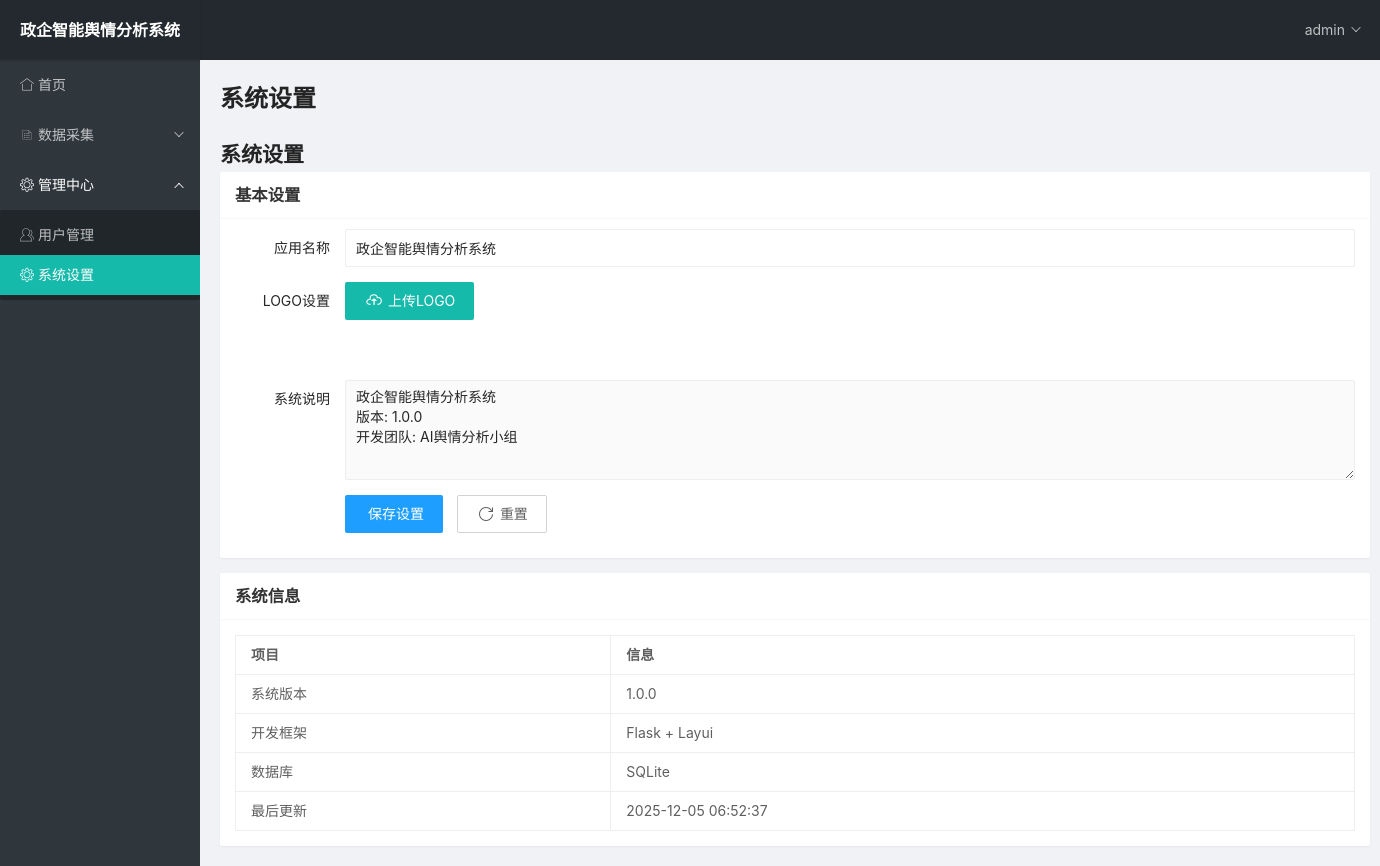
/admin/settings (signed in), run on the app's committed database.
### 舆情分析/models/models.py (models this page shows, shortened)
class Setting(db.Model):
    __tablename__ = 'settings'
    id = db.Column(db.Integer, primary_key=True)
    key = db.Column(db.String(50), unique=True, nullable=False)
    value = db.Column(db.Text, nullable=False)
    description = db.Column(db.Text)
    updated_at = db.Column(db.DateTime, default=datetime.utcnow, onupdate=datetime.utcnow)

class User(UserMixin, db.Model):
    id = db.Column(db.Integer, primary_key=True)
    username = db.Column(db.String(64), index=True, unique=True)
    password_hash = db.Column(db.String(128))
    email = db.Column(db.String(120), index=True, unique=True)
    role_id = db.Column(db.Integer, db.ForeignKey('roles.id'), default=2)  # 默认普通用户角色
    created_at = db.Column(db.DateTime, default=datetime.utcnow)
    last_login = db.Column(db.DateTime)
    status = db.Column(db.Boolean, default=True)  # 用户状态：启用/禁用
    @property
    def is_admin(self):
        return self.role_id == 1  # 假设角色ID为1是管理员
    @property
    def password(self):
        """获取密码（实际上返回None，因为不存储明文密码）"""
        raise AttributeError('password is not a readable attribute')

### 舆情分析/views/main.py (the view)
@main.route('/admin/settings')
@login_required
def admin_settings():
    if not current_user.is_admin:
        flash('您没有权限访问此页面！', 'danger')
        return redirect(url_for('main.index'))
    settings = Setting.query.all()
    app_name = Setting.query.filter_by(key='app_name').first()
    if not app_name:
        app_name = Setting(key='app_name', value='政企智能舆情分析系统', description='应用名称')
        db.session.add(app_name)
        db.session.commit()
    return render_template('admin/settings.html', settings=settings)

### 舆情分析/__init__.py (called while the page is built)
@login_manager.user_loader
def load_user(user_id):
    from models import User
    return User.query.get(int(user_id))

### 舆情分析/views/main.py (called while the page is built)
@main.context_processor
def inject_app_name():
    global APP_NAME_CACHE, APP_NAME_CACHE_TIME
    from datetime import datetime
    current_time = datetime.utcnow()
    if APP_NAME_CACHE and APP_NAME_CACHE_TIME:
        time_diff = (current_time - APP_NAME_CACHE_TIME).total_seconds()
        if time_diff < CACHE_TIMEOUT:
            return dict(app_name=APP_NAME_CACHE)
    app_name = Setting.query.filter_by(key='app_name').first()
    APP_NAME_CACHE = app_name.value if app_name else '政企智能舆情分析系统'
    APP_NAME_CACHE_TIME = current_time
    return dict(app_name=APP_NAME_CACHE)

### 舆情分析/templates/admin/settings.html (shortened to what this page needs)
{% extends 'base.html' %}
{% block page_title %}系统设置{% endblock %}
{% block content %}
<div class="layui-container">
    <div class="layui-row">
        <div class="layui-col-lg12">
            <h2 class="layui-mt-4 layui-text-center">系统设置</h2>
            <div class="layui-card layui-mt-4">
                <div class="layui-card-header">
                    <h3 class="layui-card-title">基本设置</h3>
                </div>
                <div class="layui-card-body">
                    <form class="layui-form" lay-filter="settings-form">
                        <div class="layui-form-item">
                            <label class="layui-form-label">应用名称</label>
                            <div class="layui-input-block">
                                <input type="text" name="app_name" required lay-verify="required" placeholder="请输入应用名称"
                                       autocomplete="off" class="layui-input" value="{{ settings[0].value if settings else '政企智能舆情分析系统' }}">
                            </div>
                        </div>
                        <div class="layui-form-item">
                            <label class="layui-form-label">LOGO设置</label>
                            <div class="layui-input-block">
                                <div class="layui-upload">
                                    <button type="button" class="layui-btn" id="logo-upload">
                                        <i class="layui-icon layui-icon-upload-drag"></i> 上传LOGO
                                    </button>
                                    <div class="layui-upload-list layui-mt-2">
                                    </div>
                                </div>
                            </div>
                        </div>
                        <div class="layui-form-item layui-form-text">
                            <label class="layui-form-label">系统说明</label>
                            <div class="layui-input-block">
                                <textarea placeholder="请输入系统说明" class="layui-textarea" disabled>
政企智能舆情分析系统
版本: 1.0.0
开发团队: AI舆情分析小组
                                </textarea>
                            </div>
                        </div>
                        <div class="layui-form-item">
                            <div class="layui-input-block">
                                <button class="layui-btn layui-btn-normal" lay-submit lay-filter="save-settings">
                                    <i class="layui-icon layui-icon-save"></i> 保存设置
                                </button>
                                <button type="reset" class="layui-btn layui-btn-primary">
                                    <i class="layui-icon layui-icon-refresh"></i> 重置
                                </button>
                            </div>
                        </div>
                    </form>
                </div>
            </div>
            <div class="layui-card layui-mt-4">
                <div class="layui-card-header">
                    <h3 class="layui-card-title">系统信息</h3>
                </div>
                <div class="layui-card-body">
                    <table class="layui-table">
                        <thead>
                            <tr>
                                <th>项目</th>
                                <th>信息</th>
                            </tr>
                        </thead>
                        <tbody>
                            <tr>
                                <td>系统版本</td>
                                <td>1.0.0</td>
                            </tr>
                            <tr>
                                <td>开发框架</td>
                                <td>Flask + Layui</td>
                            </tr>
                            <tr>
                                <td>数据库</td>
                                <td>SQLite</td>
                            </tr>
                            <tr>
                                <td>最后更新</td>
                                <td>{{ settings[0].updated_at.strftime('%Y-%m-%d %H:%M:%S') if settings else '2023-01-01 00:00:00' }}</td>
                            </tr>
                        </tbody>
                    </table>
                </div>
            </div>
        </div>
    </div>
</div>
{% endblock %}

### 舆情分析/templates/base.html (shortened to what this page needs)
<!DOCTYPE html>
<html lang="zh-CN">
<head>
    <link rel="stylesheet" href="{{ url_for('static', filename='layui/css/layui.css') }}">
</head>
<body>
    <div class="layui-layout layui-layout-admin">
        <div class="layui-header">
            <div class="layui-logo">
                <a href="{{ url_for('main.index') }}" style="color: #fff; text-decoration: none;">{{ app_name }}</a>
            </div>
            <ul class="layui-nav layui-layout-right">
                {% if current_user.is_authenticated %}
                <li class="layui-nav-item">
                    <a href="javascript:;">
                        {{ current_user.username }}
                    </a>
                </li>
                {% else %}
                <li class="layui-nav-item">
                    <a href="{{ url_for('main.login') }}">登录</a>
                </li>
                {% endif %}
            </ul>
        </div>
        <div class="layui-side layui-bg-black">
            <div class="layui-logo layui-bg-black" style="font-size: 18px; font-weight: bold;">
                <a href="{{ url_for('main.index') }}" style="color: #fff; text-decoration: none;">{{ app_name }}</a>
            </div>
            <div class="layui-side-scroll">
                <ul class="layui-nav layui-nav-tree" lay-filter="nav">
                    <li class="layui-nav-item {% if request.endpoint == 'main.index' %}layui-this{% endif %}">
                        <a href="{{ url_for('main.index') }}">
                            <i class="layui-icon layui-icon-home"></i> 首页
                        </a>
                    </li>
                    <li class="layui-nav-item {% if request.endpoint in ['main.data_collection', 'main.data_warehouse', 'main.collection_rules', 'main.ai_engines'] %}layui-nav-itemed{% endif %}">
                        <a href="javascript:;">
                            <i class="layui-icon layui-icon-list"></i> 数据采集
                        </a>
                    </li>
                    {% if current_user.is_authenticated and current_user.role_id == 1 %}
                    <li class="layui-nav-item {% if request.endpoint in ['main.admin_users', 'main.admin_settings'] %}layui-nav-itemed{% endif %}">
                        <a href="javascript:;">
                            <i class="layui-icon layui-icon-set"></i> 管理中心
                        </a>
                        <dl class="layui-nav-child">
                            <dd {% if request.endpoint == 'main.admin_users' %}class="layui-this"{% endif %}>
                                <a href="{{ url_for('main.admin_users') }}">
                                    <i class="layui-icon layui-icon-user"></i> 用户管理
                                </a>
                            </dd>
                            <dd {% if request.endpoint == 'main.admin_settings' %}class="layui-this"{% endif %}>
                                <a href="{{ url_for('main.admin_settings') }}">
                                    <i class="layui-icon layui-icon-set"></i> 系统设置
                                </a>
                            </dd>
                        </dl>
                    </li>
                    {% endif %}
                </ul>
            </div>
        </div>
        <div class="layui-body">
            <div style="padding: 20px;">
            <h1 style="margin-bottom: 20px; font-size: 24px;">
                {% block page_title %}{% endblock %}
            </h1>
            {% block content %}{% endblock %}
            </div>
        </div>
    </div>
</body>
</html>

### 舆情分析/templates/base.html (style rules this page uses)
.layui-logo { font-size: 18px; font-weight: bold; }
.layui-body { background-color: #f0f2f5; }

### data on the page
Setting: value "政企智能舆情分析系统", app_name "政企智能舆情分析系统", updated_at "2025-12-05 06:52:37"
User: username "admin"
